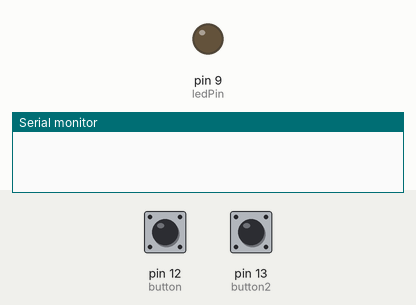
This sketch was run on a simulated Arduino Uno, built with avr-gcc and run on an emulated ATmega328P. Parts: output pins drawn as LEDs (lit = HIGH), the last lines printed to the serial monitor. Inputs (shaded band) come from the test bench; at power-on: pin 12 (button) HIGH, pin 13 (button2) HIGH.

Above: at 1.2 s.
1.3 s: pin 12 (button) pulled LOW for 1 s
At 2.6 s:
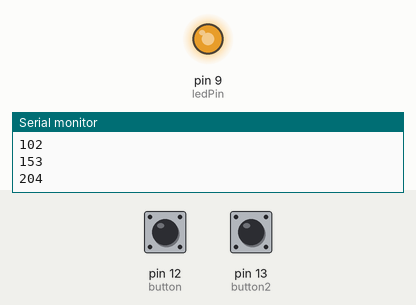
3.8 s: pin 13 (button2) pulled LOW for 1 s
At 3.95 s:
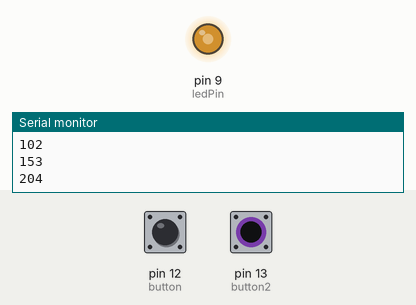
6.3 s: pin 12 (button) pulled LOW for 0.15 s
At 6.9 s:
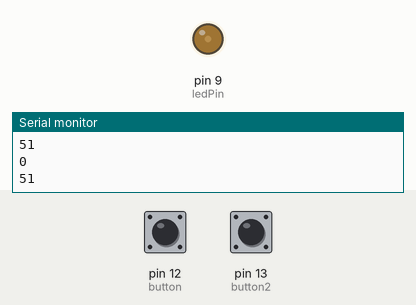
7.9 s: pin 13 (button2) pulled LOW for 0.15 s
At 9.3 s:
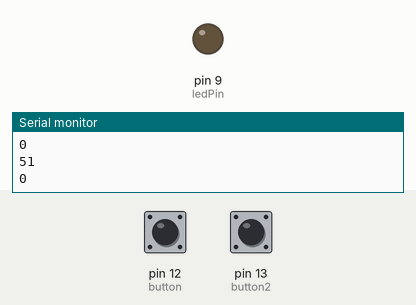
Timing chart, 0 to 10.5 s (numbered marks = the images above; inputs shaded):
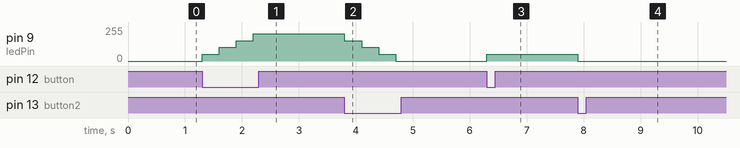

The sketch:

toggleswitch_leddimmable.ino
```cpp
int ledPin=9;
int ledState=0;
int buttonnew;
int buttonold=1;
int delayt=300;
int button=12;
int button2=13;
int count=0;
int buttonRead;
void setup() {
  Serial.begin(9600);
  pinMode(ledPin,OUTPUT);
  pinMode(button,INPUT);
  pinMode(button2,INPUT);// put your setup code here, to run once:
}

void loop() {
  if(digitalRead(button)==LOW)
  {

    count=count+51;
    analogWrite(ledPin,count);
    delay(delayt);
    Serial.println(count);

  }
   if(digitalRead(button2)==LOW)
  {
    if(count==0)
    analogWrite(ledPin,count);
    else
    {
      count=count-51;
      analogWrite(ledPin,count);
      delay(delayt);
      Serial.println(count);
    }
  }
  }
```

Measured:
- after the input at 1.3 s, pin 9 (ledPin): 0/255 → 51/255 at once, → 102/255 0.30 s later, → 153/255 0.30 s later, → 204/255 0.30 s later
- after the input at 3.8 s, pin 9 (ledPin): 204/255 → 153/255 at once, → 102/255 0.30 s later, → 51/255 0.30 s later, → 0/255 0.30 s later
- after the input at 6.3 s, pin 9 (ledPin): 0/255 → 51/255 at once
- after the input at 7.9 s, pin 9 (ledPin): 51/255 → 0/255 at once
